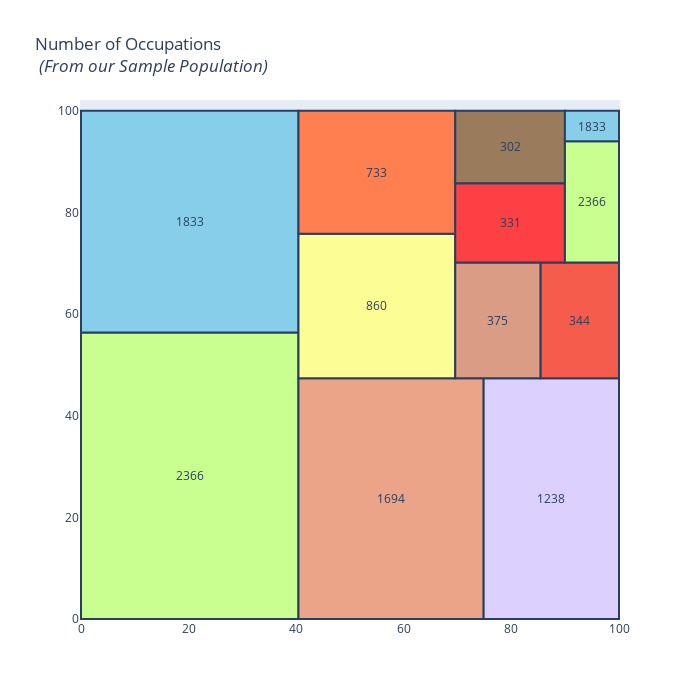

The code cell stored with this chart in its notebook:
### Code cell
import squarify
bank_data = bank_data.drop(bank_data.loc[bank_data["balance"] == 0].index)


x = 0
y = 0
width = 100
height = 100

job_names = bank_data['job'].value_counts().index
values = bank_data['job'].value_counts().tolist()

normed = squarify.normalize_sizes(values, width, height)
rects = squarify.squarify(normed, x, y, width, height)

colors = ['rgb(200, 255, 144)','rgb(135, 206, 235)',
          'rgb(235, 164, 135)','rgb(220, 208, 255)',
          'rgb(253, 253, 150)','rgb(255, 127, 80)', 
         'rgb(218, 156, 133)', 'rgb(245, 92, 76)',
         'rgb(252,64,68)', 'rgb(154,123,91)']

shapes = []
annotations = []
counter = 0

for r in rects:
    shapes.append(
        dict(
            type = 'rect',
            x0 = r['x'],
            y0 = r['y'],
            x1 = r['x'] + r['dx'],
            y1 = r['y'] + r['dy'],
            line = dict(width=2),
            fillcolor = colors[counter]
        )
    )
    annotations.append(
        dict(
            x = r['x']+(r['dx']/2),
            y = r['y']+(r['dy']/2),
            text = values[counter],
            showarrow = False
        )
    )
    counter = counter + 1
    if counter >= len(colors):
        counter = 0
    
# For hover text
trace0 = go.Scatter(
    x = [ r['x']+(r['dx']/2) for r in rects],
    y = [ r['y']+(r['dy']/2) for r in rects],
    text = [ str(v) for v in job_names],
    mode='text',
)

layout = dict(
    title='Number of Occupations <br> <i>(From our Sample Population)</i>',
    height=700, 
    width=700,
    xaxis=dict(showgrid=False,zeroline=False),
    yaxis=dict(showgrid=False,zeroline=False),
    shapes=shapes,
    annotations=annotations,
    hovermode='closest'
)

# With hovertext
figure = dict(data=[trace0], layout=layout)

iplot(figure, filename='squarify-treemap')

### Figure 1 — Plotly figure (JSON) as saved in the notebook; plotly's stock layout.template omitted (floating-point values rounded to 4 significant figures)
{"data": [{"mode": "text", "text": ["management", "blue-collar", "technician", "admin.", "services", "retired", "self-employed", "student", "unemployed", "entrepreneur", "housemaid", "unknown"], "type": "scatter", "x": [20.21, 20.21, 57.63, 87.42, 54.99, 54.99, 77.5, 92.72, 79.76, 79.76, 94.98, 94.98], "y": [28.17, 78.17, 23.69, 23.69, 61.58, 87.89, 58.74, 58.74, 77.93, 92.87, 82.04, 96.98]}], "layout": {"annotations": [{"showarrow": false, "text": "2366", "x": 20.21, "y": 28.17}, {"showarrow": false, "text": "1833", "x": 20.21, "y": 78.17}, {"showarrow": false, "text": "1694", "x": 57.63, "y": 23.69}, {"showarrow": false, "text": "1238", "x": 87.42, "y": 23.69}, {"showarrow": false, "text": "860", "x": 54.99, "y": 61.58}, {"showarrow": false, "text": "733", "x": 54.99, "y": 87.89}, {"showarrow": false, "text": "375", "x": 77.5, "y": 58.74}, {"showarrow": false, "text": "344", "x": 92.72, "y": 58.74}, {"showarrow": false, "text": "331", "x": 79.76, "y": 77.93}, {"showarrow": false, "text": "302", "x": 79.76, "y": 92.87}, {"showarrow": false, "text": "2366", "x": 94.98, "y": 82.04}, {"showarrow": false, "text": "1833", "x": 94.98, "y": 96.98}], "height": 700, "hovermode": "closest", "shapes": [{"fillcolor": "rgb(200, 255, 144)", "line": {"width": 2}, "type": "rect", "x0": 0, "x1": 40.42, "y0": 0, "y1": 56.35}, {"fillcolor": "rgb(135, 206, 235)", "line": {"width": 2}, "type": "rect", "x0": 0, "x1": 40.42, "y0": 56.35, "y1": 100}, {"fillcolor": "rgb(235, 164, 135)", "line": {"width": 2}, "type": "rect", "x0": 40.42, "x1": 74.84, "y0": 0, "y1": 47.37}, {"fillcolor": "rgb(220, 208, 255)", "line": {"width": 2}, "type": "rect", "x0": 74.84, "x1": 100.0, "y0": 0, "y1": 47.37}, {"fillcolor": "rgb(253, 253, 150)", "line": {"width": 2}, "type": "rect", "x0": 40.42, "x1": 69.56, "y0": 47.37, "y1": 75.78}, {"fillcolor": "rgb(255, 127, 80)", "line": {"width": 2}, "type": "rect", "x0": 40.42, "x1": 69.56, "y0": 75.78, "y1": 100}, {"fillcolor": "rgb(218, 156, 133)", "line": {"width": 2}, "type": "rect", "x0": 69.56, "x1": 85.44, "y0": 47.37, "y1": 70.11}, {"fillcolor": "rgb(245, 92, 76)", "line": {"width": 2}, "type": "rect", "x0": 85.44, "x1": 100.0, "y0": 47.37, "y1": 70.11}, {"fillcolor": "rgb(252,64,68)", "line": {"width": 2}, "type": "rect", "x0": 69.56, "x1": 89.95, "y0": 70.11, "y1": 85.74}, {"fillcolor": "rgb(154,123,91)", "line": {"width": 2}, "type": "rect", "x0": 69.56, "x1": 89.95, "y0": 85.74, "y1": 100}, {"fillcolor": "rgb(200, 255, 144)", "line": {"width": 2}, "type": "rect", "x0": 89.95, "x1": 100, "y0": 70.11, "y1": 93.97}, {"fillcolor": "rgb(135, 206, 235)", "line": {"width": 2}, "type": "rect", "x0": 89.95, "x1": 100.0, "y0": 93.97, "y1": 100.0}], "title": {"text": "Number of Occupations <br> <i>(From our Sample Population)</i>"}, "width": 700, "xaxis": {"showgrid": false, "zeroline": false}, "yaxis": {"showgrid": false, "zeroline": false}}}
